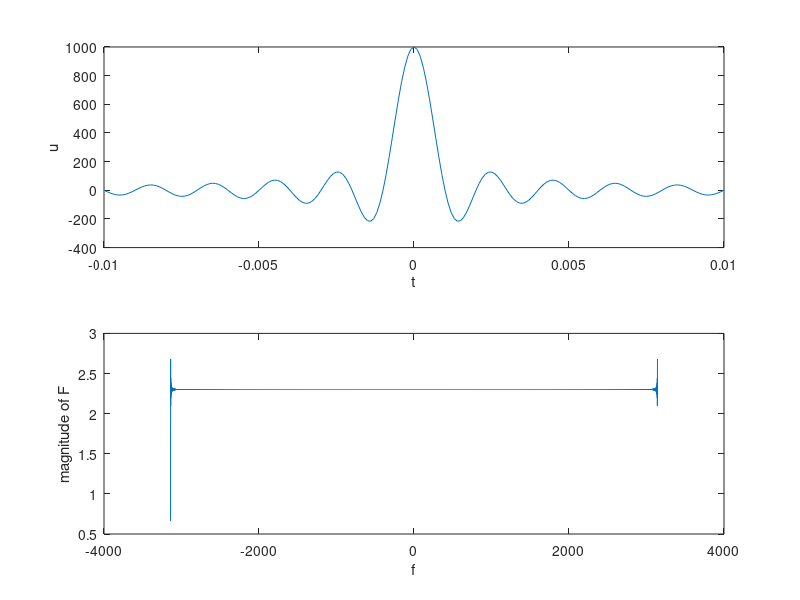

Here is the MATLAB script that generated this plot:
ts=1/50000;
time_interval = -0.25:ts:0.25; %sampling time instants
T=0.001;
%%time domain signal evaluated at sampling instants
m_t=(1/T).*sinc(time_interval./T);
f_c=10/T;
signal_timedomain =m_t.*cos(2*pi*f_c.*time_interval);
fs_desired = 1; %desired frequency granularity
Nmin = ceil(1/(fs_desired*ts)); %minimum length DFT
Nfft = 2^(nextpow2(Nmin)); %FFT size
signal_freqdomain = ts*fft(signal_timedomain,Nfft);
signal_freqdomain_centered = fftshift(signal_freqdomain);
fs=1/(Nfft*ts); %actual frequency resolution attained
freqs = ((1:Nfft)-1-Nfft/2)*fs;
plot(freqs,abs(signal_freqdomain_centered));
set(gca, 'XTick', [ -10500 -9500 9500 10500])
% xlabel('Frequency');
% ylabel('Magnitude Spectrum');

T=0.001;
t=[-0.01:0.0001:0.01];
m=1/T.*sinc(t./T);
u=m.*cos(2*pi*10000.*t);
subplot(2,1,1)
plot(t,u)
xlabel('t')
ylabel('u')
T=0.001
t=[-10*pi:0.01:10*pi];
m=sin(pi.*t/T)./(pi.*t);
u=m.*cos(2*pi*10000.*t);
f=[-1000*pi:1:1000*pi];
U=fft(u);
subplot(2,1,2)
plot(f,abs(U))
ylabel('magnitude of F')
xlabel('f')